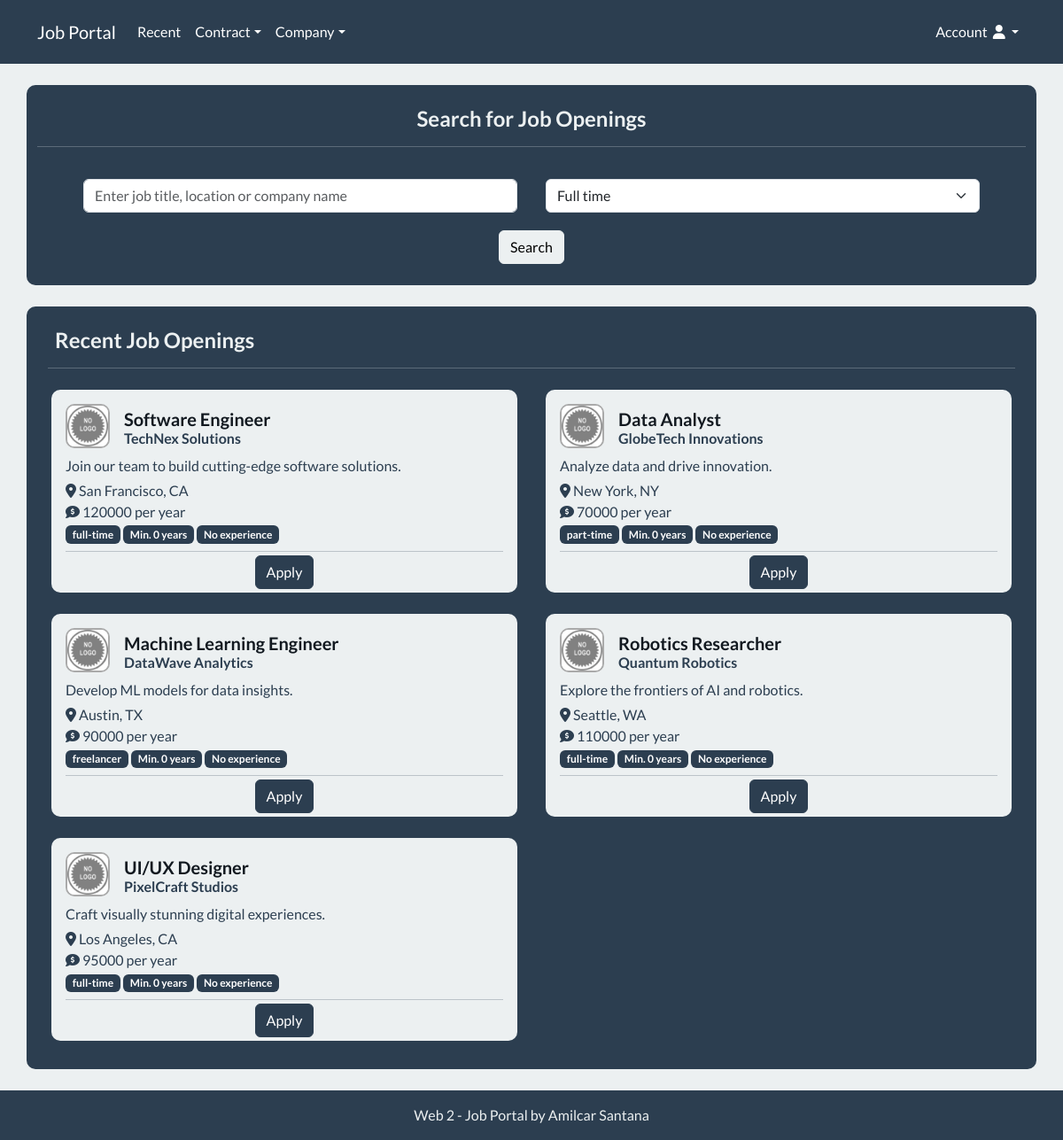
The page / on the database its author committed.
### tables this page shows
CREATE TABLE `job_opening` (
  `id` int NOT NULL,
  `title` varchar(255) NOT NULL,
  `description` varchar(255) DEFAULT NULL,
  `company_id` int NOT NULL,
  `location` varchar(255) NOT NULL DEFAULT 'N/A',
  `contract` varchar(255) NOT NULL,
  `experience` int DEFAULT '0',
  `level` varchar(255) DEFAULT 'No experience',
  `status` varchar(255) NOT NULL DEFAULT 'active',
  `publication_date` timestamp NOT NULL DEFAULT CURRENT_TIMESTAMP,
  `publisher_id` int NOT NULL,
  `salary` int NOT NULL DEFAULT '0'
);

CREATE TABLE `company` (
  `id` int NOT NULL,
  `name` varchar(255) NOT NULL,
  `logo` varchar(255) NOT NULL DEFAULT 'default.png',
  `contact_email` varchar(255) DEFAULT NULL,
  `contact_phone` varchar(255) DEFAULT NULL,
  `website` varchar(255) DEFAULT NULL,
  `description` varchar(255) DEFAULT NULL,
  `slug` varchar(255) DEFAULT NULL
);

### app/Controllers/JobOpeningController.php (called while the page is built, shortened)
<?php
require_once '../app/DAO/JobOpeningDAO.php';
class JobOpeningController {
    private $jobOpeningDAO;
    public function __construct() {
        $this->jobOpeningDAO = new JobOpeningDAO();
    }
    public function index() {
        $jobOpenings = $this->jobOpeningDAO->findAllActive();
        $this->companyDAO = new CompanyDAO();
        $companies = $this->companyDAO->findAll();
        $this->render('user/home', 'user', ['jobOpenings' => $jobOpenings, 'companies' => $companies]);
    }
    private function render($view, $layout, $data = []) {
        extract($data);
        require "../app/Views/{$view}.php";
    }
}

### public/index.php (called while the page is built, shortened)
<?php
$router = require '../config/routes.php';
$path = parse_url($_SERVER['REQUEST_URI'], PHP_URL_PATH);
$method = $_SERVER['REQUEST_METHOD'];
$router->dispatch($method, $path);

### config/Database.php (called while the page is built)
<?php
class Database {
    private static $instance = null;
    private $connection;
    private $host = 'localhost';
    private $dbname = 'web2jobboard_db';
    private $username = 'root';
    private $password = '';
    private function __construct() {
        try {
            $this->connection = new PDO("mysql:host=$this->host;dbname=$this->dbname", $this->username, $this->password);
            $this->connection->setAttribute(PDO::ATTR_ERRMODE, PDO::ERRMODE_EXCEPTION);
        } catch (PDOException $e) {
            die("Connection failed: " . $e->getMessage());
        }
    }
    public static function getInstance() {
        if (!self::$instance) {
            self::$instance = new Database();
        }
        return self::$instance;
    }
    public function getConnection() {
        return $this->connection;
    }
}

### app/DAO/JobOpeningDAO.php (called while the page is built, shortened)
<?php
require_once '../config/Database.php';
require_once '../app/Models/JobOpeningModel.php';
require_once '../app/DAO/CompanyDAO.php';
class JobOpeningDAO {
    private $pdo;
    public function __construct() {
        $this->pdo = Database::getInstance()->getConnection();
    }
    public function findAllActive() {
        $stmt = $this->pdo->query("SELECT * FROM job_opening WHERE status = 'active' ORDER BY publication_date DESC");
        $results = $stmt->fetchAll(PDO::FETCH_ASSOC);
        $jobOpenings = [];
        $companyDAO = new CompanyDAO();
        foreach ($results as $row) {
            $jobOpening = new JobOpeningModel();
            $jobOpening->setId($row['id']);
            $jobOpening->setTitle($row['title']);
            $jobOpening->setDescription($row['description']);
            $jobOpening->setCompany($row['company_id']);
            $jobOpening->setLocation($row['location']);
            $jobOpening->setContract($row['contract']);
            $jobOpening->setExperience($row['experience']);
            $jobOpening->setLevel($row['level']);
            $jobOpening->setStatus($row['status']);
            $jobOpening->setSalary($row['salary']);
            $company = $companyDAO->findById($row['company_id']);
            $jobOpening->setCompany($company);
            $jobOpenings[] = $jobOpening;
        }
        return $jobOpenings;
    }
}

### app/DAO/CompanyDAO.php (called while the page is built, shortened)
<?php
require_once '../config/Database.php';
require_once '../app/Models/CompanyModel.php';
class CompanyDAO {
    private $pdo;
    public function __construct() {
        $this->pdo = Database::getInstance()->getConnection();
    }
    public function findById($id) {
        $stmt = $this->pdo->prepare("SELECT * FROM company WHERE id = :id");
        $stmt->bindParam(':id', $id);
        $stmt->execute();
        $row = $stmt->fetch(PDO::FETCH_ASSOC);
        if ($row) {
            $company = new CompanyModel();
            $company->setId($row['id']);
            $company->setName($row['name']);
            $company->setLogo($row['logo']);
            $company->setContactEmail($row['contact_email']);
            $company->setContactPhone($row['contact_phone']);
            $company->setWebsite($row['website']);
            $company->setDescription($row['description']);
            $company->setSlug($row['slug']);
            return $company;
        }
        return null;
    }
}

### app/Models/JobOpeningModel.php (called while the page is built, shortened)
<?php
class JobOpeningModel {
    private $id;
    private $title;
    private $description;
    private $location;
    private $contract;
    private $experience;
    private $level;
    private $salary;
    private $company;
    public function getId()
    {
        return $this->id;
    }
    public function setId($id)
    {
        $this->id = $id;
    }
    public function getTitle()
    {
        return $this->title;
    }
    public function setTitle($title)
    {
        $this->title = $title;
    }
    public function getDescription()
    {
        return $this->description;
    }
    public function setDescription($description)
    {
        $this->description = $description;
    }
    public function getLocation()
    {
        return $this->location;
    }
    public function setLocation($location)
    {
        $this->location = $location;
    }
    public function getContract()
    {
        return $this->contract;
    }
    public function setContract($contract)
    {
        $this->contract = $contract;
    }
    public function getExperience()
    {
        return $this->experience;
    }
    public function setExperience($experience)
    {
        $this->experience = $experience;
    }
    public function getLevel()
    {
        return $this->level;
    }
    public function setLevel($level)
    {
        $this->level = $level;
    }
    public function getSalary()
    {
        return $this->salary;
    }
    public function setSalary($salary)
    {
        $this->salary = $salary;
    }
    public function getCompany()
    {
        return $this->company;
    }
    public function setCompany($company)
    {
        $this->company = $company;
    }
}

### app/Models/CompanyModel.php (called while the page is built, shortened)
<?php
class CompanyModel {
    private $name;
    private $logo;
    private $contactEmail;
    private $contactPhone;
    private $website;
    private $description;
    public function getName()
    {
        return $this->name;
    }
    public function setName($name)
    {
        $this->name = $name;
    }
    public function getLogo()
    {
        return $this->logo;
    }
    public function setLogo($logo)
    {
        $this->logo = $logo;
    }
    public function getContactEmail()
    {
        return $this->contactEmail;
    }
    public function setContactEmail($contactEmail)
    {
        $this->contactEmail = $contactEmail;
    }
    public function getContactPhone()
    {
        return $this->contactPhone;
    }
    public function setContactPhone($contactPhone)
    {
        $this->contactPhone = $contactPhone;
    }
    public function getWebsite()
    {
        return $this->website;
    }
    public function setWebsite($website)
    {
        $this->website = $website;
    }
    public function getDescription()
    {
        return $this->description;
    }
    public function setDescription($description)
    {
        $this->description = $description;
    }
}

### app/Views/user/home.php (the view, shortened to what this page needs)
<section class="container mt-5 bg-primary" id="search-panel">
    <div class="row">
        <div class="col-12">
            <h4 class="mt-4 text-light text-center"><b>Search for Job Openings</b></h4>
            <hr class="border-light">
            <form action="/search" method="post">
                <div class="row py-3 px-5">
                    <div class="col-12 col-lg-6 px-3 py-1">
                        <input type="text" name="search-text" class="form-control" placeholder="Enter job title, location or company name" id="inputDefault" spellcheck="false" data-ms-editor="true" required>
                    </div>
                    <div class="col-12 col-lg-6 px-3 py-1">
                        <select class="form-select" id="category-select" name="contract" required>
                            <option value="full-time">Full time</option>
                        </select>
                    </div>
                </div>
                <div class="row">
                    <div class="col-12 text-center pb-4">
                        <button type="submit" class="btn btn-light">Search</button>
                    </div>
                </div>
            </form>
        </div>
</section>
<section class="container mt-4 mb-4 px-4 pb-3 bg-primary" id="job-openings">
    <div class="row">
        <div class="col-12">
            <h4 class="mt-4 mx-2 text-light"><b style="text-transform: capitalize">
                    <?php if ($_SERVER['REQUEST_URI'] == '/'): ?>
                        Recent job openings
                    <?php elseif (preg_match("/^\/company\//", $_SERVER['REQUEST_URI'])): ?>
                        <?php echo htmlspecialchars($company->getName()); ?> job openings
                    <?php elseif (preg_match("/^\/contract\//", $_SERVER['REQUEST_URI'])): ?>
                        <?php echo htmlspecialchars($contract); ?> job openings
                    <?php elseif ($_SERVER['REQUEST_URI'] == '/search'): ?>
                        Search results
                    <?php endif; ?>
                </b></h4>
            <hr class="border-light">
        </div>
    </div>
    <div class="row">
        <?php foreach ($jobOpenings as $jobOpening): ?>
        <div class="col col-lg-6 col-xxl-4">
            <div class="mt-2 mb-3 mx-1 bg-light px-3 pt-3 d-flex flex-column job-card">
                <div class="d-flex align-items-center mb-2">
                    <img src="/uploads/companies/<?php echo htmlspecialchars($jobOpening->getCompany()->getLogo()); ?>" alt="<?php echo htmlspecialchars($jobOpening->getCompany()->getName()); ?>"
                         class="company-logo me-3">
                    <div>
                        <h5 class="text-primary-emphasis fw-bolder m-0 mt-1"><?php echo htmlspecialchars($jobOpening->getTitle()); ?></h5>
                        <h6 class="text-primary fw-bolder m-0"><?php echo htmlspecialchars($jobOpening->getCompany()->getName()); ?></h6>
                    </div>
                </div>
                <p class="text-primary m-0 mb-1">
                    <?php echo htmlspecialchars($jobOpening->getDescription()); ?>
                </p>
                <p class="text-primary m-0">
                    <i class="fa-solid fa-location-dot"></i> <?php echo htmlspecialchars($jobOpening->getLocation()); ?>
                </p>
                <p class="text-primary m-0">
                    <i class="fa-solid fa-comment-dollar"></i> <?php echo htmlspecialchars($jobOpening->getSalary()); ?> per year
                </p>
                <p class="mb-2">
                    <span class="badge bg-primary"><?php echo htmlspecialchars($jobOpening->getContract()); ?></span>
                    <span class="badge bg-primary">Min. <?php echo htmlspecialchars($jobOpening->getExperience()); ?> years</span>
                    <span class="badge bg-primary"><?php echo htmlspecialchars($jobOpening->getLevel()); ?></span>
                </p>
                <hr class="border-primary m-0">
                <button type="button" class="btn btn-primary mx-auto m-0 my-1" data-bs-toggle="modal" data-bs-target="#jobOpeningModal"
                        data-bs-title="<?php echo htmlspecialchars($jobOpening->getTitle()); ?>"
                        data-bs-company="<?php echo htmlspecialchars($jobOpening->getCompany()->getName()); ?>"
                        data-bs-location="<?php echo htmlspecialchars($jobOpening->getLocation()); ?>"
                        data-bs-contract="<?php echo htmlspecialchars($jobOpening->getContract()); ?>"
                        data-bs-salary="<?php echo htmlspecialchars($jobOpening->getSalary()); ?>"
                        data-bs-experience="<?php echo htmlspecialchars($jobOpening->getExperience()); ?>"
                        data-bs-level="<?php echo htmlspecialchars($jobOpening->getLevel()); ?>"
                        data-bs-description="<?php echo htmlspecialchars($jobOpening->getDescription()); ?>"
                        data-bs-website="<?php echo htmlspecialchars($jobOpening->getCompany()->getWebsite()); ?>"
                        data-bs-email="<?php echo htmlspecialchars($jobOpening->getCompany()->getContactEmail()); ?>"
                        data-bs-phone="<?php echo htmlspecialchars($jobOpening->getCompany()->getContactPhone()); ?>"
                        data-bs-companydescription="<?php echo htmlspecialchars($jobOpening->getCompany()->getDescription()); ?>"
                        data-bs-logo="<?php echo htmlspecialchars($jobOpening->getCompany()->getLogo()); ?>"
                        data-bs-jobid="<?php echo $jobOpening->getId(); ?>"
                >Apply</button>
            </div>
        </div>
        <?php endforeach; ?>
    </div>
</section>

### config/router.php (shortened to what this page needs)
<?php
class Router {
    private $routes = [];
    private function addRoute($method, $path, $action, $middleware) {
        $this->routes[] = [
            'method' => $method,
            'path' => $path,
            'action' => $action,
            'middleware' => $middleware
        ];
    }
    public function dispatch($method, $path) {
        foreach ($this->routes as $route) {
            $routePath = $this->convertPathToRegex($route['path']);
            if ($route['method'] == $method && preg_match($routePath, $path, $matches)) {
                array_shift($matches);
                list($controller, $action) = $route['action'];
                (new $controller)->$action(...$matches);
                return;
            }
        }
    }
    private function convertPathToRegex($path) {
        return '#^' . preg_replace('/\{[a-zA-Z0-9_]+\}/', '([a-zA-Z0-9_-]+)', $path) . '$#';
    }
}

### rows shown on the page
job_opening: company.logo (placeholder picture), title "Software Engineer", company.name "TechNex Solutions", description "Join our team to build cutting-edge software solutions.", location "San Francisco, CA", salary "120000", contract "full-time", experience "0", level "No experience"
job_opening: company.logo (placeholder picture), title "Data Analyst", company.name "GlobeTech Innovations", description "Analyze data and drive innovation.", location "New York, NY", salary "70000", contract "part-time", experience "0", level "No experience"
job_opening: company.logo (placeholder picture), title "Machine Learning Engineer", company.name "DataWave Analytics", description "Develop ML models for data insights.", location "Austin, TX", salary "90000", contract "freelancer", experience "0", level "No experience"
job_opening: company.logo (placeholder picture), title "Robotics Researcher", company.name "Quantum Robotics", description "Explore the frontiers of AI and robotics.", location "Seattle, WA", salary "110000", contract "full-time", experience "0", level "No experience"
job_opening: company.logo (placeholder picture), title "UI/UX Designer", company.name "PixelCraft Studios", description "Craft visually stunning digital experiences.", location "Los Angeles, CA", salary "95000", contract "full-time", experience "0", level "No experience"
